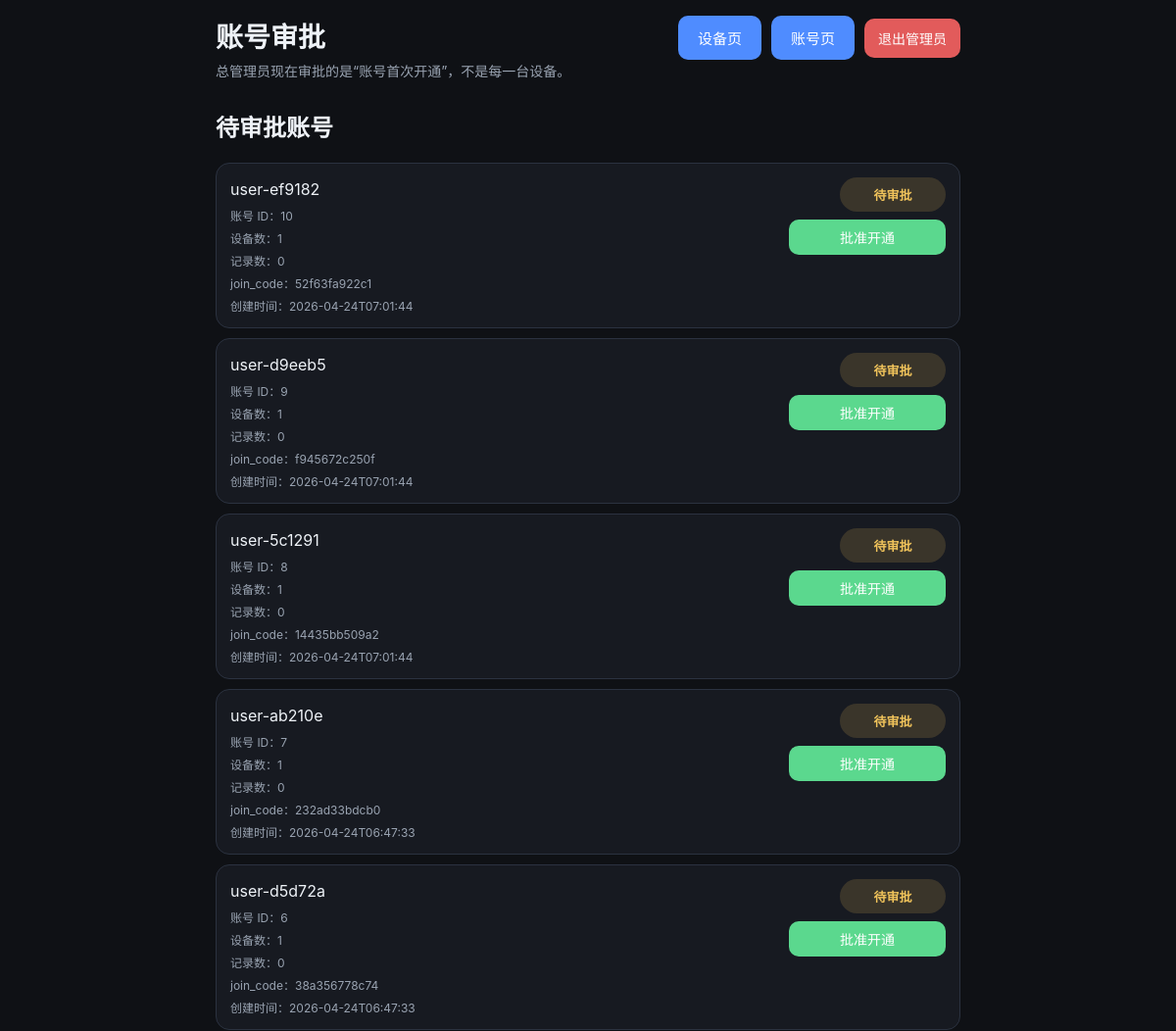
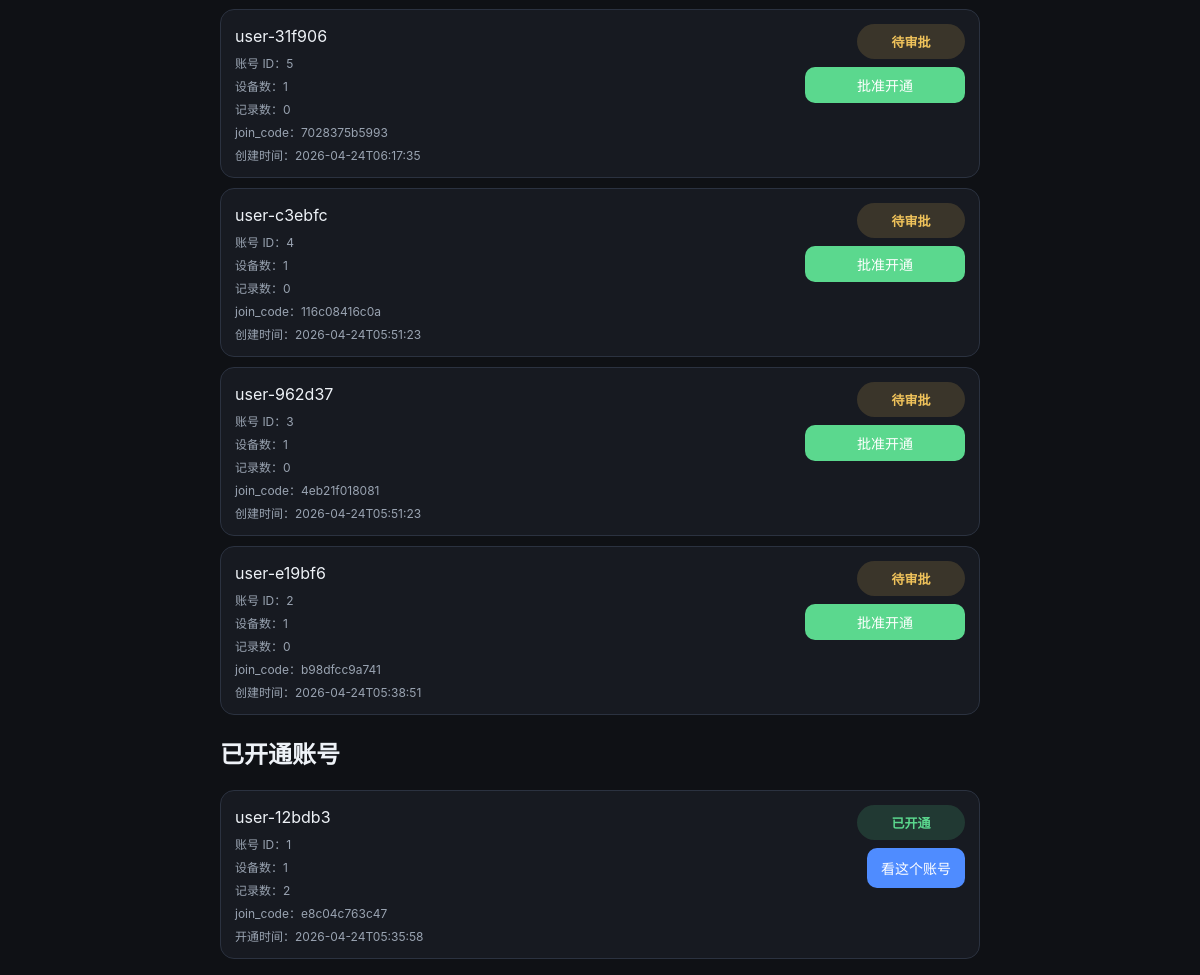
/admin/accounts, run on an earlier commit of the app's database (2 pictures, top to bottom).
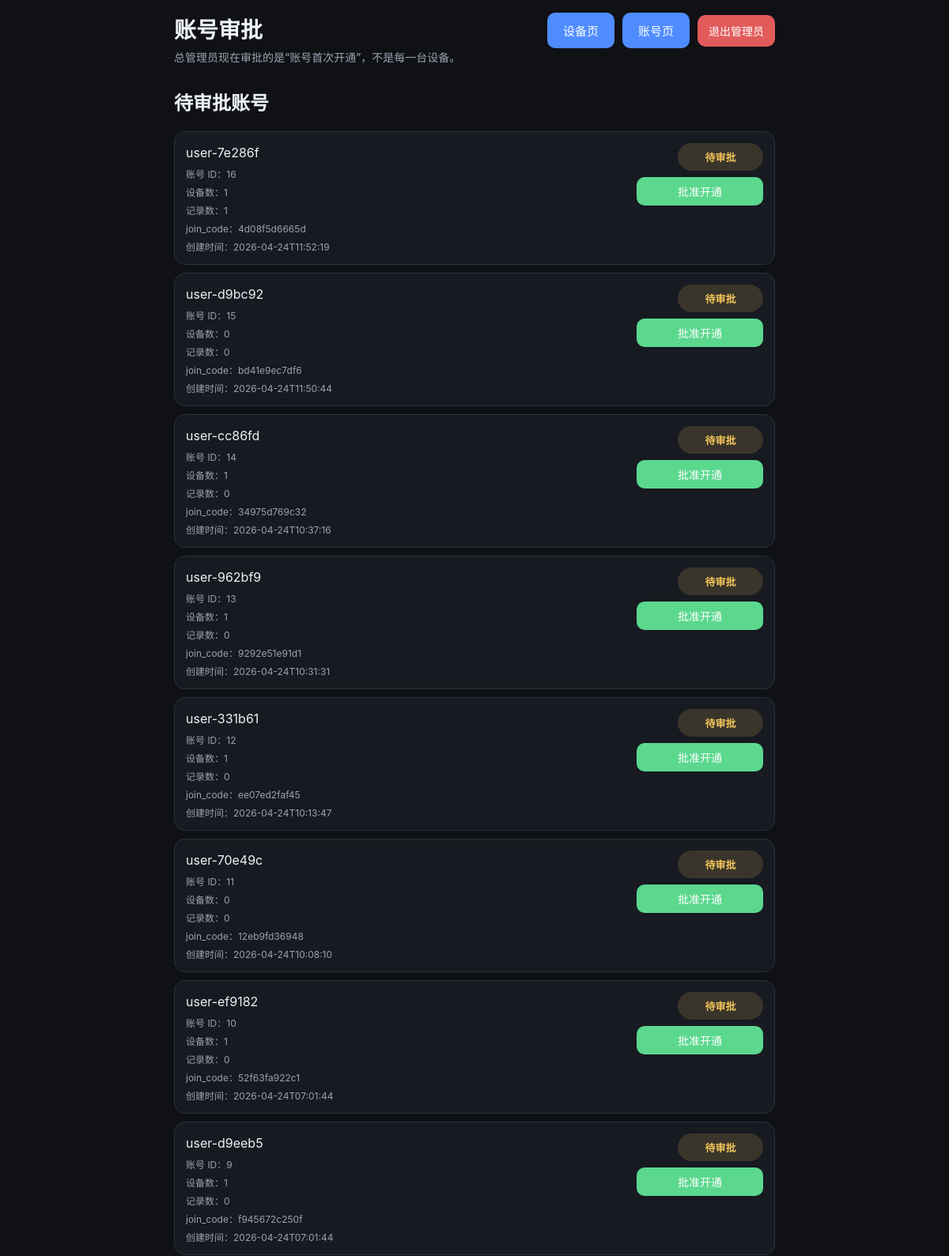
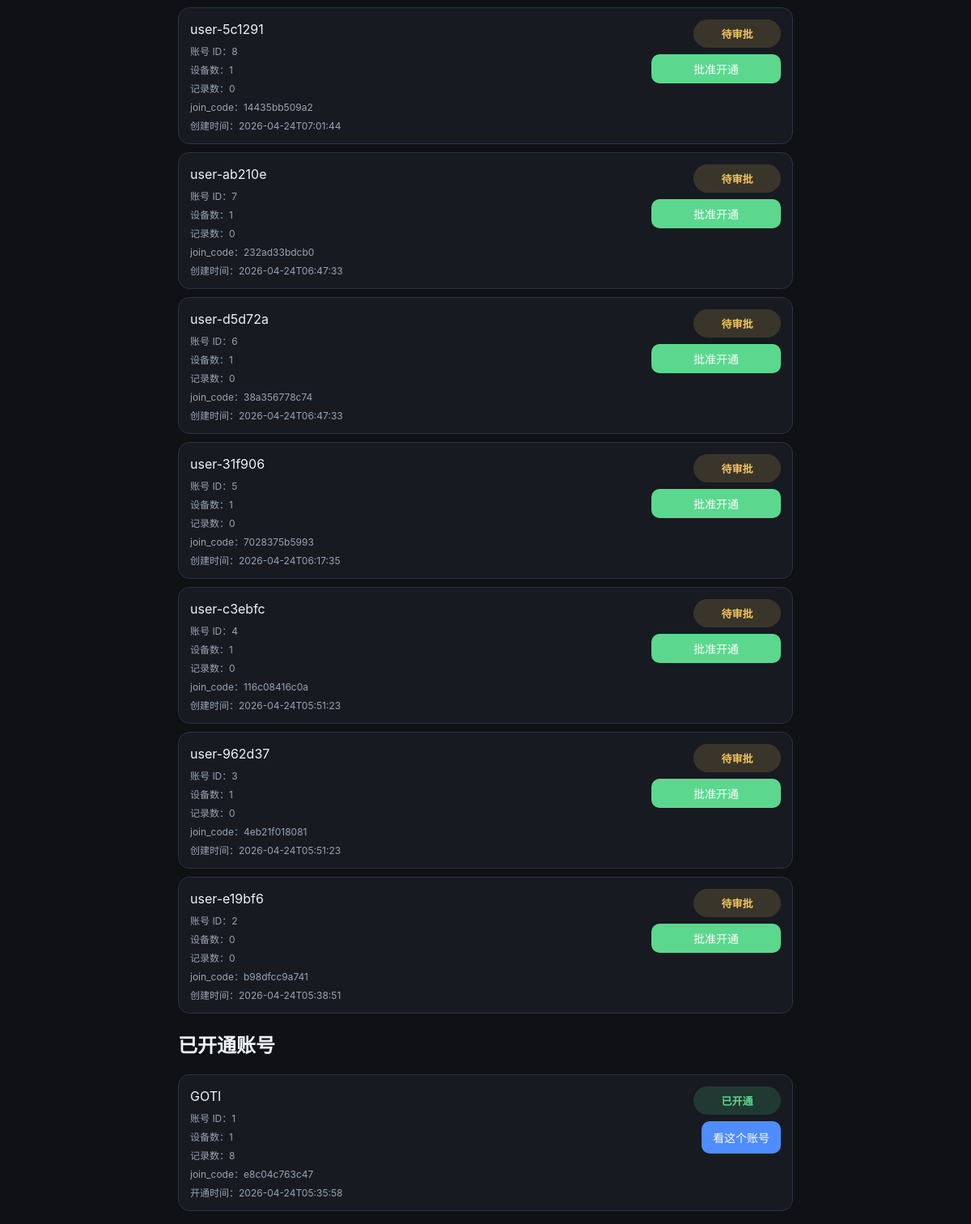
And on a later commit of the database (2 pictures, top to bottom).
### tables this page shows
CREATE TABLE users (
            id INTEGER PRIMARY KEY AUTOINCREMENT,
            name TEXT NOT NULL DEFAULT 'default',
            created_at TEXT NOT NULL DEFAULT (datetime('now'))
        , approval_status TEXT NOT NULL DEFAULT 'approved', join_code TEXT, approved_at TEXT, api_token TEXT);

### app/main.py (the view)
@app.route("/admin/accounts")
def admin_accounts_page():
    guard = admin_guard()
    if guard:
        return guard
    pending_users = get_users("pending")
    approved_users = get_users("approved")
    return render_template("admin_accounts.html", pending_users=pending_users, approved_users=approved_users)

### app/main.py (called while the page is built)
def get_conn():
    conn = sqlite3.connect(str(DB_PATH))
    conn.row_factory = sqlite3.Row
    return conn

def admin_cookie_value():
    if not ADMIN_PASSWORD:
        return None
    return hashlib.sha256(ADMIN_PASSWORD.encode()).hexdigest()

def is_admin_authenticated():
    expected = admin_cookie_value()
    if not expected:
        return True
    actual = request.cookies.get(ADMIN_COOKIE, "")
    return hmac.compare_digest(actual, expected)

def admin_guard():
    if is_admin_authenticated():
        return None
    next_path = request.path
    if request.query_string:
        next_path += "?" + request.query_string.decode()
    return redirect(url_for("admin_login_page", next=next_path))

def get_users(approval_status=None):
    conn = get_conn()
    query = """
        SELECT u.id, u.name, u.approval_status, u.join_code, u.created_at, u.approved_at,
               COUNT(DISTINCT d.id) AS device_count,
               COUNT(i.id) AS item_count
        FROM users u
        LEFT JOIN devices d ON d.user_id = u.id
        LEFT JOIN inbox_items i ON i.user_id = u.id
        WHERE 1 = 1
    """
    params = []
    if approval_status is not None:
        query += " AND u.approval_status = ?"
        params.append(approval_status)
    query += " GROUP BY u.id, u.name, u.approval_status, u.join_code, u.created_at, u.approved_at ORDER BY u.created_at DESC, u.id DESC"
    rows = conn.execute(query, params).fetchall()
    conn.close()
    return [dict(r) for r in rows]

### app/templates/admin_accounts.html (shortened to what this page needs)
<!doctype html>
<html lang="zh-CN">
<head>
  <link rel="stylesheet" href="/static/style.css" />
</head>
<body>
  <main class="container">
    <header class="header">
      <div class="title-row">
        <div>
          <h1>账号审批</h1>
          <p class="subtitle">总管理员现在审批的是“账号首次开通”，不是每一台设备。</p>
        </div>
        <div class="toolbar-actions">
          <a class="nav-link" href="/devices">设备页</a>
          <a class="nav-link" href="/account">账号页</a>
          <form action="/admin/logout" method="post" class="inline-form-row">
            <button type="submit" class="danger compact">退出管理员</button>
          </form>
        </div>
      </div>
    </header>
    {% if pending_users %}
      <section class="section-block">
        <h2 class="section-title">待审批账号</h2>
        <div class="list">
          {% for user in pending_users %}
            <article class="item">
              <div class="item-main grow">
                <div class="item-content">{{ user.name }}</div>
                <div class="item-meta">账号 ID：{{ user.id }}</div>
                <div class="item-meta">设备数：{{ user.device_count }}</div>
                <div class="item-meta">记录数：{{ user.item_count }}</div>
                <div class="item-meta">join_code：{{ user.join_code or '-' }}</div>
                <div class="item-meta">创建时间：{{ user.created_at or '-' }}</div>
              </div>
              <div class="item-actions">
                <span class="status-badge pending">待审批</span>
                <form action="/admin/accounts/approve/{{ user.id }}" method="post" class="full-width-form">
                  <button type="submit" class="success">批准开通</button>
                </form>
              </div>
            </article>
          {% endfor %}
        </div>
      </section>
    {% endif %}
    <section class="section-block">
      <h2 class="section-title">已开通账号</h2>
      <div class="list">
        {% if approved_users %}
          {% for user in approved_users %}
            <article class="item">
              <div class="item-main grow">
                <div class="item-content">{{ user.name }}</div>
                <div class="item-meta">账号 ID：{{ user.id }}</div>
                <div class="item-meta">设备数：{{ user.device_count }}</div>
                <div class="item-meta">记录数：{{ user.item_count }}</div>
                <div class="item-meta">join_code：{{ user.join_code or '-' }}</div>
                <div class="item-meta">开通时间：{{ user.approved_at or '-' }}</div>
              </div>
              <div class="item-actions">
                <span class="status-badge trusted">已开通</span>
                <a class="secondary-button compact" href="/account?user_id={{ user.id }}">看这个账号</a>
              </div>
            </article>
          {% endfor %}
        {% else %}
          <div class="empty">还没有已开通账号。</div>
        {% endif %}
      </div>
    </section>
  </main>
</body>
</html>

### app/static/style.css (style rules this page uses)
:root { color-scheme: light dark; --bg: #0f1115; --panel: #171a21; --panel-2: #202531; --text: #eef2f7; --muted: #9aa4b2; --accent: #4f8cff; --danger: #e25b5b; --border: #2b3240; --success: #5bd88e; --warning: #f0c35b; }
body { margin: 0; font-family: -apple-system, BlinkMacSystemFont, "Segoe UI", sans-serif; background: var(--bg); color: var(--text); -webkit-tap-highlight-color: transparent; }
.container { max-width: 760px; margin: 0 auto; padding: 16px; }
.title-row { display: flex; align-items: flex-start; justify-content: space-between; gap: 16px; flex-wrap: wrap; }
.toolbar-actions { display: flex; gap: 10px; flex-wrap: wrap; }
.header h1 { margin: 0 0 6px 0; font-size: 28px; }
.header p { color: var(--muted); margin: 0 0 8px 0; font-size: 14px; line-height: 1.5; }
.capture-box, .item, .empty, .toolbar, .summary-card { background: var(--panel); border: 1px solid var(--border); border-radius: 14px; }
button, .secondary-button, .nav-link { border: 0; border-radius: 10px; background: var(--accent); color: white; padding: 12px 20px; cursor: pointer; font-size: 15px; font-weight: 500; transition: transform 0.05s ease, opacity 0.1s ease; text-decoration: none; display: inline-flex; align-items: center; justify-content: center; box-sizing: border-box; }
button.compact, .secondary-button.compact { padding: 10px 14px; font-size: 14px; white-space: nowrap; }
button.danger { background: var(--danger); }
button.success { background: var(--success); }
.list { display: grid; gap: 10px; }
.item { display: flex; justify-content: space-between; gap: 12px; padding: 14px; }
.item-main.grow { flex: 1; }
.item-content { font-size: 16px; line-height: 1.5; word-break: break-word; }
.item-meta { margin-top: 6px; color: var(--muted); font-size: 12px; word-break: break-all; }
.item-actions { display: flex; flex-direction: column; gap: 8px; min-width: 160px; align-items: flex-end; }
.item-actions button { margin-top: 0; padding: 8px 12px; font-size: 14px; width: 100%; }
.status-badge { display: inline-flex; align-items: center; justify-content: center; min-width: 84px; padding: 8px 12px; border-radius: 999px; font-size: 13px; font-weight: 600; }
.status-badge.trusted { background: rgba(91, 216, 142, 0.16); color: var(--success); }
.status-badge.pending { background: rgba(240, 195, 91, 0.16); color: var(--warning); }
.inline-form-row { display: flex; gap: 8px; align-items: center; }
.full-width-form { width: 100%; }

What changed in the data, as far as the page shows it:
added users: name "user-7e286f", id "16", device_count "1", item_count "1", join_code "4d08f5d6665d", created_at "2026-04-24T11:52:19", shown under "待审批账号"
added users: name "user-d9bc92", id "15", device_count "0", item_count "0", join_code "bd41e9ec7df6", created_at "2026-04-24T11:50:44", shown under "待审批账号"
added users: name "user-cc86fd", id "14", device_count "1", item_count "0", join_code "34975d769c32", created_at "2026-04-24T10:37:16", shown under "待审批账号"
added users: name "user-962bf9", id "13", device_count "1", item_count "0", join_code "9292e51e91d1", created_at "2026-04-24T10:31:31", shown under "待审批账号"
added users: name "user-331b61", id "12", device_count "1", item_count "0", join_code "ee07ed2faf45", created_at "2026-04-24T10:13:47", shown under "待审批账号"
added users: name "user-70e49c", id "11", device_count "0", item_count "0", join_code "12eb9fd36948", created_at "2026-04-24T10:08:10", shown under "待审批账号"
changed users "user-e19bf6": device_count "1" → "0"
changed users id 1: name "user-12bdb3" → "GOTI"; item_count "2" → "8"
